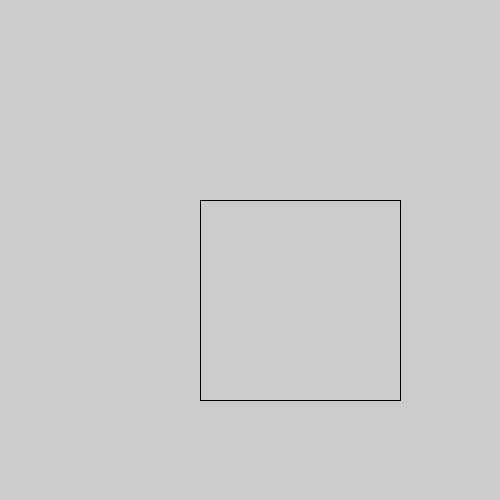
Frame 1 (no input)
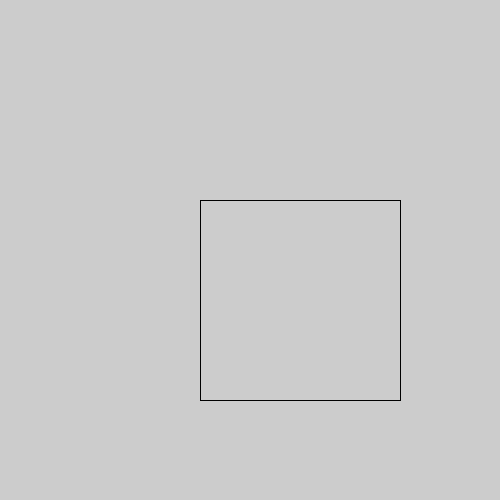
Frame 60 (the mouse pressed at the canvas centre just before this capture)
Frame 120 (the mouse held since frame 60 and released just before this capture): identical to frame 60, image omitted

The Processing sketch that drew these frames (run headless with seeded random() and noise(); from frame 60 on, the mouse is pressed at the canvas centre):

// Processing sketch: opdracht_9_4
// ── opdracht_9_4.pde
void setup(){
  size(500, 500);
}

void draw(){
  cube(200, 200, 200, 200);
}

void cube(int x, int y, int breedte, int hoogte){
  x = 200;
  y = 200;
  breedte = 200;
  hoogte = 200;
  line(x, y, x + breedte, y);
  line(x + breedte, y, x + breedte, y + hoogte);
  line(x + breedte, y + hoogte, x, y + hoogte);
  line(x, y + hoogte, x, y);
}
